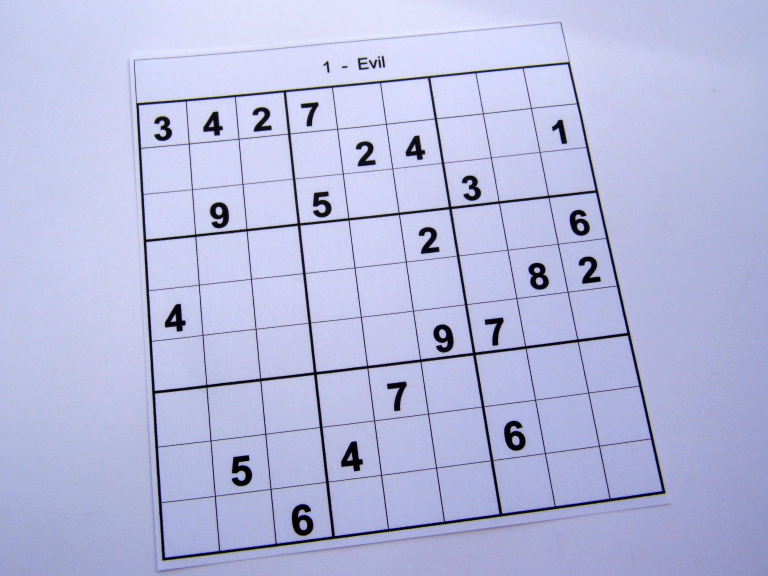
#> input picture img/sudoku.jpeg, 2304 x 1728 px (shown at 1/3 size)
$ python sudoku_io.py
#> lines starting #> are read from the running program, lines starting #| are printed output that depends on the picture; after the words box and inside, x2 and y2 are one past the last pixel; in counts of white or black regions, pixels touching at a corner belong together
#> further down, raw_img is the input picture: shape (1728, 2304, 3); mean B, G, R 220.9, 185.2, 181.3
import os
from typing import Optional
import cv2
import numpy as np


def show_image(img: np.ndarray, contours=None, scale: Optional[float] = 1):
    # img = cv2.cvtColor(img, cv2.COLOR_GRAY2BGR)
    if contours:
        out = cv2.drawContours(img.copy(), contours, -1, (0, 255, 0), 3)
    else:
        out = img.copy()
    scaled_img = cv2.resize(
        out, (int(scale*img.shape[1]), int(scale*img.shape[0])))
    cv2.imshow("sudoku", scaled_img)
    cv2.waitKey(0)
    cv2.destroyAllWindows()


def find_sudoku(raw_img: np.ndarray, final_fig_size: Optional[int] = 300) -> np.ndarray:
    # Taking gray image, blurring and adding some thresholding to make it easier to find contours
#> called with final_fig_size = 360
    gray_img = cv2.cvtColor(raw_img, cv2.COLOR_BGR2GRAY)
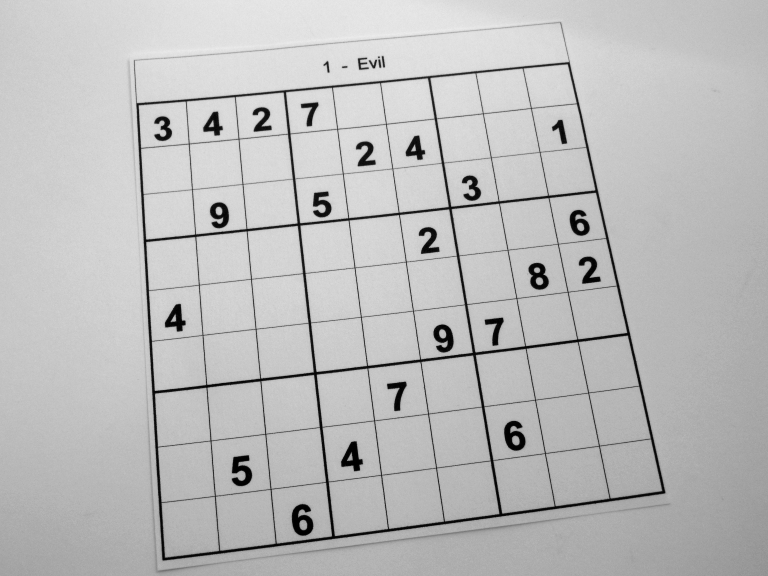
#> gray_img: shape (1728, 2304) (shown at 1/3 size); min 0, max 253, mean 188.2
    blurred_img = cv2.GaussianBlur(gray_img, (7, 7), 0)
    ret, thresh = cv2.threshold(blurred_img, 127, 255, 0)
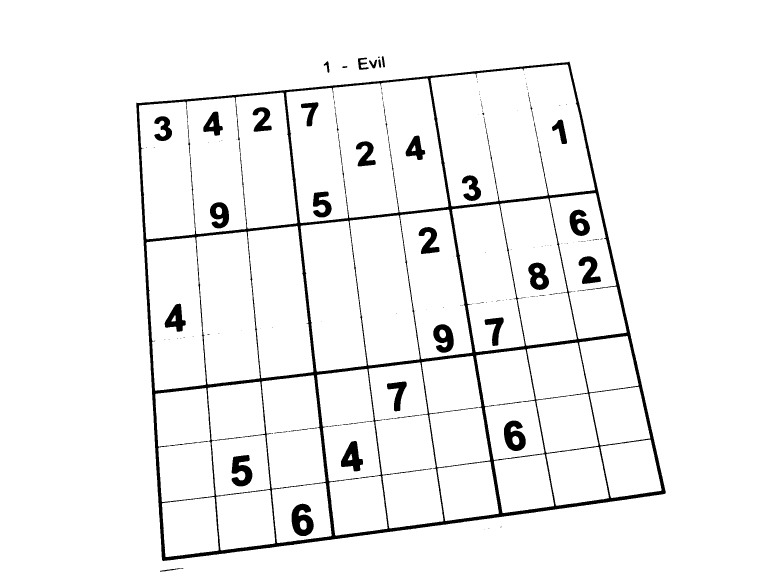
#> thresh: shape (1728, 2304) (shown at 1/3 size); 95.3% white; 122 black regions (85 under 20 px)

    # Find contours
    contours, hierarchy = cv2.findContours(
        thresh, cv2.RETR_LIST, cv2.CHAIN_APPROX_SIMPLE)
#> contours = 177 contours, 80 with area under 20; largest, box (x1, y1, x2, y2) and area: (0, 0, 2304, 1728) 3977281, (408, 184, 1998, 1684) 1911662, (859, 235, 1345, 669) 169500, (1292, 193, 1785, 619) 162303, (589, 695, 780, 1154) 68483
    contours_areas = [(contour, cv2.contourArea(contour))
                      for contour in contours]  # Extracting contour area
#> contours_areas = 177 items
    # sorting them by area
    contours_areas.sort(key=lambda contour: contour[1], reverse=True)

    # Get the outer sudoku contour
    sudoku_contour = None
    img_area = thresh.shape[0] * thresh.shape[1]
#> img_area = 3981312
    for c, area in contours_areas:
        if area/img_area > 0.99:
            continue
        peri = cv2.arcLength(c, True)
        approx = cv2.approxPolyDP(c, 0.02*peri, True)
        if len(approx) == 4:
            sudoku_contour = approx
            break
#> this loop made 2 passes
#> (area, peri, sudoku_contour) on pass 2: (1911662.5, 5771, [[1708, 184], [1997, 1479], [487, 1682], [408, 308]])
#> (c, area) on pass 1: ([[0, 0], [0, 1727], [2303, 1727], [2303, 0]], 3977281)

    pts1 = np.float32(sudoku_contour).reshape(4, -1)
#> pts1 = [[1708, 184], [1997, 1479], [487, 1682], [408, 308]]
    # sort them by size of the sum of x and y
    pts1 = pts1[np.argsort(np.sum(pts1, axis=-1))]
#> pts1 = [[408, 308], [1708, 184], [487, 1682], [1997, 1479]]
    pts2 = np.float32([[0, 0], [final_fig_size, 0], [0, final_fig_size], [
                      final_fig_size, final_fig_size]])
    if pts1[1, 0] < pts1[2, 0]:  # Correct if lowerleft and upperright corners are swapped
        pts2 = np.float32([[0, 0], [0, final_fig_size], [final_fig_size, 0], [
                          final_fig_size, final_fig_size]])

    # Transform and return
    M = cv2.getPerspectiveTransform(pts1, pts2)
#> M = [[0.274, -0.0158, -107], [0.0301, 0.315, -109.4], [-1.68e-05, 0.00013, 1]]
    final_img = cv2.warpPerspective(
        raw_img, M, (final_fig_size, final_fig_size))
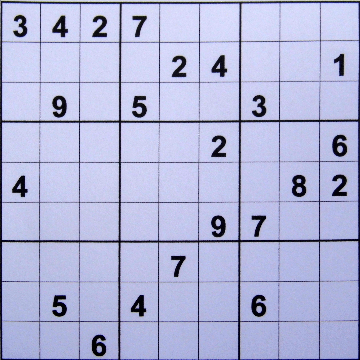
#> final_img: shape (360, 360, 3); mean B, G, R 217, 181.1, 177.6

    return final_img


def get_sudoku_images(sudoku_path: str, img_size: Optional[int] = 28, threshold: Optional[float] = 0.3) -> np.ndarray:
    """
    Returns the 9x9 images of the sudoku grid in an array with shape(9,9,img_size,img_size)
    """
    sudoku = np.zeros((9, 9, img_size, img_size))
    raw_img = cv2.imread(sudoku_path)
    img = find_sudoku(raw_img, img_size*9)
    indeces = np.array(np.linspace(0, img_size*9, 10), dtype=int)

    for i in range(9):
        for j in range(9):
            _, sudoku[i, j] = cv2.threshold(cv2.cvtColor(
                img[indeces[i]:indeces[i+1], indeces[j]:indeces[j+1]], cv2.COLOR_RGB2GRAY)/255, threshold, 1, cv2.THRESH_BINARY)

    return sudoku


if __name__ == "__main__":
    FINAL_FIG_SIZE = 360

    raw_img = cv2.imread(os.path.join("img", "sudoku.jpeg"))
    img = find_sudoku(raw_img, final_fig_size=FINAL_FIG_SIZE)

    # thresh = cv2.threshold(img,0,255, cv2.THRESH_BINARY_INV | cv2.THRESH_OTSU)
    indeces = np.array(np.linspace(0, FINAL_FIG_SIZE, 10), dtype=int)
    show_image(raw_img, scale=0.3)
#> in show_image, `scaled_img = cv2.resize( out, (int(scale*img.shape[1]), int(scale*img...`:
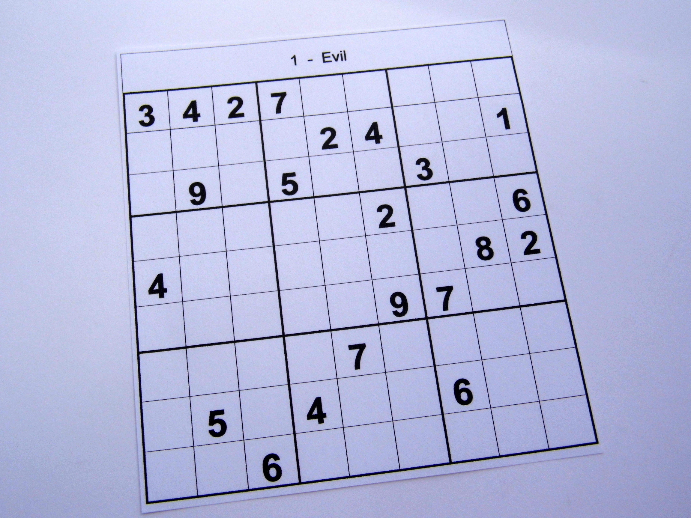
#> scaled_img: shape (518, 691, 3); mean B, G, R 220.8, 185.1, 181.2
    show_image(img)
    sudoku = np.zeros((9, 9), dtype=int)
    for i in range(9):
        for j in range(9):
            show_image(img[indeces[i]:indeces[i+1], indeces[j]:indeces[j+1]])
#> this loop made 9 passes
#> pass 1, in show_image (call 4), `out = img.copy()`:
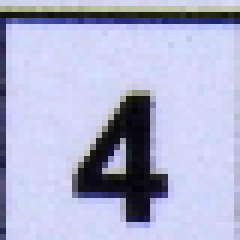
#> out: shape (40, 40, 3) (shown 6 times larger); mean of channels 0, 1, 2 207.2, 178.1, 175.2; drawn as B, G, R
#> pass 1, in show_image (call 5), `out = img.copy()`:
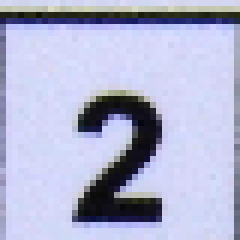
#> out: shape (40, 40, 3) (shown 6 times larger); mean of channels 0, 1, 2 208.3, 179.6, 176.5; drawn as B, G, R
#> pass 1, in show_image (call 6), `out = img.copy()`:
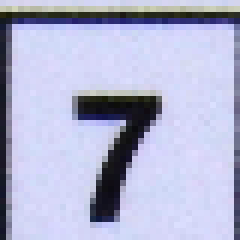
#> out: shape (40, 40, 3) (shown 6 times larger); mean of channels 0, 1, 2 209, 180.4, 177.9; drawn as B, G, R
